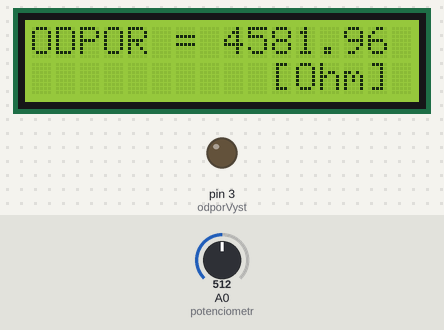
Recording of a sketch running on a simulated Arduino Uno, built with avr-gcc and run on an emulated ATmega328P. Parts: 16×2 character LCD, output pins drawn as LEDs (lit = HIGH). The inputs (shaded band) are chosen by the test bench; at power-on: A0 (potenciometr) = 512. What the sketch prints to the serial monitor is not drawn.

Above: at 1.2 s.
1.3 s: A0 (potenciometr) set to 420
At 2.5 s:
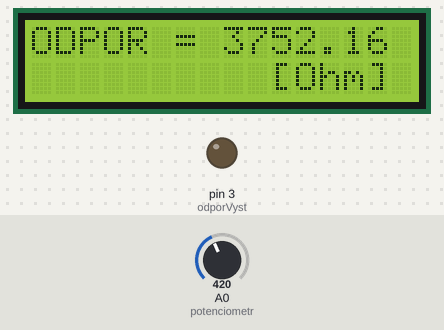
2.8 s: A0 (potenciometr) set to 391
At 4.0 s:
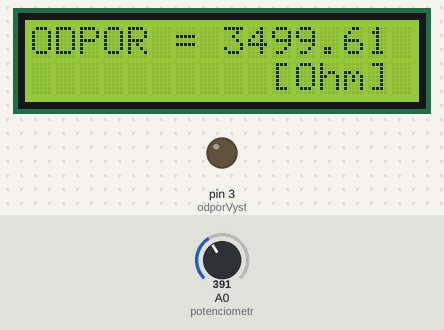
4.4 s: A0 (potenciometr) set to 716
At 4.8 s:
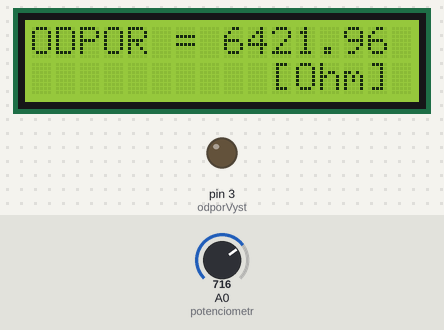
6.0 s: A0 (potenciometr) set to 306
At 6.4 s:
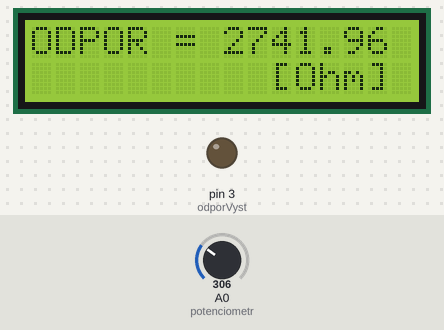
Timing chart, 0 to 8.6 s (numbered marks = the images above; inputs shaded):
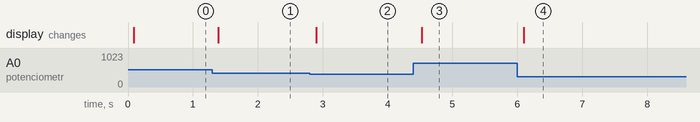

The sketch:

display.ino
```cpp
#include <Wire.h>
#include <LiquidCrystal_I2C.h>

LiquidCrystal_I2C lcd(0x3F, 16, 2); //display (adresa, pocet znaku na radek, pocet radku)

int potenciometr = A0; //pripojeni potenciometru na analogovy port A0
int odporVyst = 3;

int odporHod = 0; //odpor na digitalnim vystupu
float odporOhm = 0;
int hodnotaOdporu = 0;
float odpor = 0;

void setup()
{
  lcd.begin(); //inicializace displaye
  lcd.backlight(); // zapnutí podsvicení

  pinMode(potenciometr, INPUT); //nastaveni potenciometru jako vstupu
  pinMode(odporVyst, OUTPUT);
  Serial.begin(9600); //komunikace
  lcd.print("ODPOR = ");
}

void loop()
{
  hodnotaOdporu = analogRead(potenciometr); //nacteni hodnoty odporu potenciometru
  odpor = map(hodnotaOdporu, 0, 1023, 0, 255);
  odporOhm = (odpor*9200/255);
  Serial.print("Hodnota potenciometru = ");
  Serial.print(odpor);
  Serial.print("\t Odpor potenciometru = ");
  Serial.print(odporOhm);
  Serial.println(" Ω");
  delay(2);


  // nastavení kurzoru na devátý znak, druhý řádek
  lcd.setCursor(8, 0);
  // vytisknutí počtu sekund od začátku programu
  lcd.print(odporOhm);
  lcd.setCursor(10,1);
  lcd.print("[Ohm]");
}
```

Measured:
- after the input at 1.3 s, the display: changes after 0.09 s (image 1)
- after the input at 2.8 s, the display: changes after 0.10 s (image 2)
- after the input at 4.4 s, the display: changes after 0.12 s (image 3)
- after the input at 6.0 s, the display: changes after 0.10 s (image 4)
